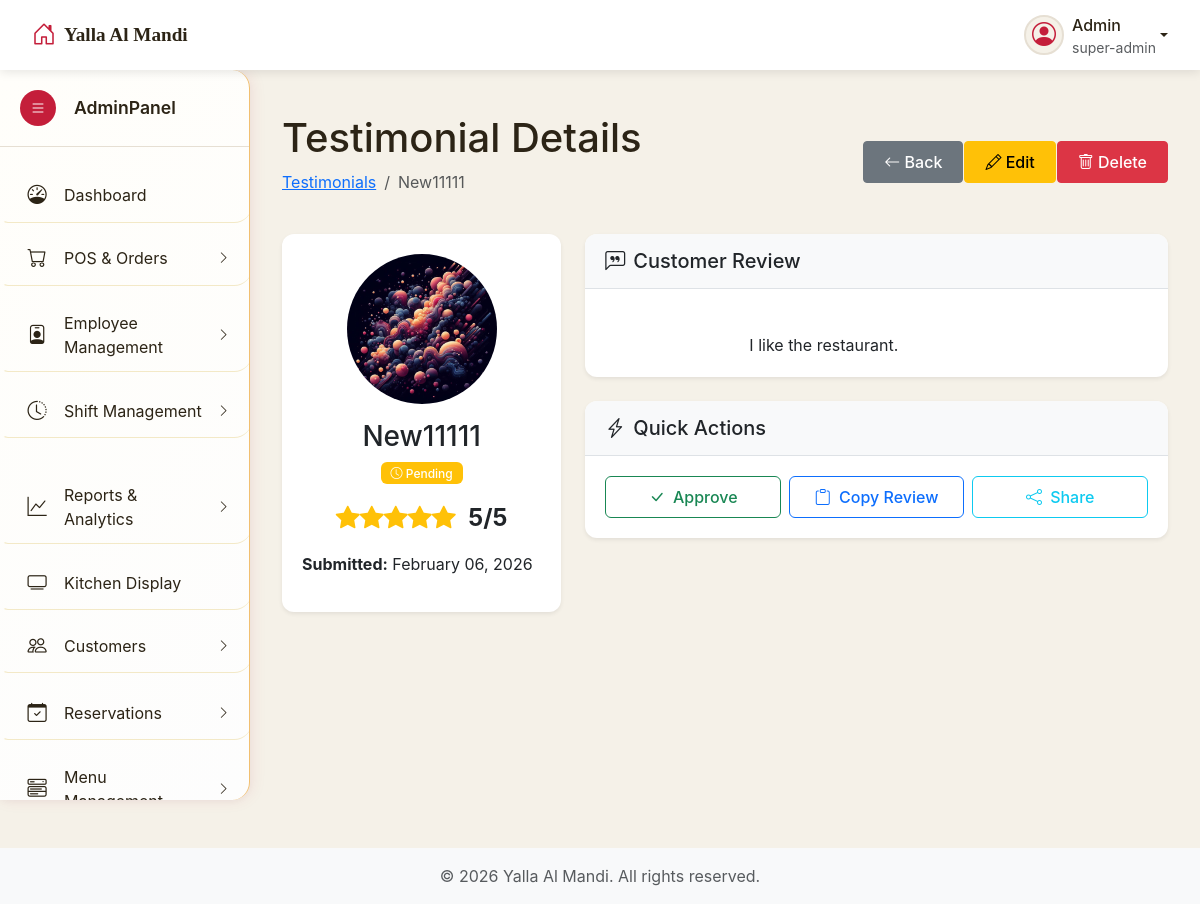
Screenshot of /admin/testimonials.php?source=view_testimonial&id=5 (signed in) with the database file from the repository.
### tables this page shows
CREATE TABLE `testimonials` (
  `id` int NOT NULL,
  `customer_name` varchar(100) NOT NULL,
  `customer_image` varchar(255) DEFAULT NULL,
  `rating` int DEFAULT NULL,
  `review` text NOT NULL,
  `is_approved` tinyint(1) DEFAULT '0',
  `created_at` timestamp NOT NULL DEFAULT CURRENT_TIMESTAMP
);

### admin/includes/view_testimonial_details.php (the view, shortened to what this page needs)
<?php
$error_message = '';
$testimonial = null;
$testimonial_id = isset($_GET['id']) ? (int)$_GET['id'] : null;
if (empty($error_message)) {
    $testimonial_query = "SELECT * FROM testimonials WHERE id = ?";
    $testimonial_stmt = $connection->prepare($testimonial_query);
    $testimonial_stmt->bind_param("i", $testimonial_id);
    $testimonial_stmt->execute();
    $testimonial_result = $testimonial_stmt->get_result();
    if ($testimonial_result->num_rows === 0) {
        $error_message = 'Testimonial not found.';
    } else {
        $testimonial = $testimonial_result->fetch_assoc();
    }
}
?>
<div class="main-content">
    <div class="container-fluid">
        <?php if (!empty($error_message)): ?>
            <div class="alert alert-danger my-4">
                <i class="bi bi-exclamation-triangle me-2"></i>
                <?php echo htmlspecialchars($error_message); ?>
            </div>
        <?php elseif ($testimonial): ?>
            <div class="d-flex justify-content-between align-items-center mb-4">
                <div>
                    <h1 class="page-title">Testimonial Details</h1>
                    <nav aria-label="breadcrumb">
                        <ol class="breadcrumb">
                            <li class="breadcrumb-item"><a href="testimonials.php">Testimonials</a></li>
                            <li class="breadcrumb-item active"><?php echo htmlspecialchars($testimonial['customer_name']); ?></li>
                        </ol>
                    </nav>
                </div>
                <div class="btn-group">
                    <a href="testimonials.php" class="btn btn-secondary">
                        <i class="bi bi-arrow-left"></i> Back
                    </a>
                    <a href="testimonials.php?source=edit_testimonial&id=<?php echo $testimonial_id; ?>"
                       class="btn btn-warning">
                        <i class="bi bi-pencil"></i> Edit
                    </a>
                    <button type="button" class="btn btn-danger"
                            onclick="testimonialShowDeleteConfirm(
                                <?php echo $testimonial_id; ?>,
                                '<?php echo htmlspecialchars(addslashes($testimonial['customer_name']), ENT_QUOTES); ?>'
                            )">
                        <i class="bi bi-trash"></i> Delete
                    </button>
                </div>
            </div>
            <div class="row mb-4">
                <div class="col-lg-4">
                    <div class="card shadow-sm">
                        <div class="card-body text-center">
                            <?php if (!empty($testimonial['customer_image'])): ?>
                                <img src="../uploads/testimonials/<?php echo htmlspecialchars($testimonial['customer_image']); ?>"
                                     alt="<?php echo htmlspecialchars($testimonial['customer_name']); ?>"
                                     class="img-fluid rounded-circle mb-3" style="width: 150px; height: 150px; object-fit: cover;"
                                     onerror="this.src='https://ui-avatars.com/api/?name=<?php echo urlencode($testimonial['customer_name']); ?>&background=random&size=150'">
                            <?php endif; ?>
                            <h3><?php echo htmlspecialchars($testimonial['customer_name']); ?></h3>
                            <div class="d-flex justify-content-center gap-2 mb-3">
                                <?php if ($testimonial['is_approved']): ?>
                                    <span class="badge bg-success">
                                        <i class="bi bi-check-circle"></i> Approved
                                    </span>
                                <?php else: ?>
                                    <span class="badge bg-warning">
                                        <i class="bi bi-clock"></i> Pending
                                    </span>
                                <?php endif; ?>
                            </div>
                            <div class="mb-3">
                                <?php
                                $rating = $testimonial['rating'] ?? 0;
                                for ($i = 1; $i <= 5; $i++):
                                    if ($i <= $rating):
                                        echo '<i class="bi bi-star-fill text-warning fs-4"></i>';
                                    else:
                                        echo '<i class="bi bi-star text-muted fs-4"></i>';
                                    endif;
                                endfor;
                                ?>
                                <span class="fw-bold ms-2 fs-4"><?php echo $rating; ?>/5</span>
                            </div>
                            <div class="text-start">
                                <p><strong>Submitted:</strong> <?php echo date('F d, Y', strtotime($testimonial['created_at'])); ?></p>
                            </div>
                        </div>
                    </div>
                </div>
                <div class="col-lg-8">
                    <div class="card shadow-sm mb-4">
                        <div class="card-header">
                            <h5 class="mb-0"><i class="bi bi-chat-left-quote me-2"></i>Customer Review</h5>
                        </div>
                        <div class="card-body">
                            <div class="testimonial-review" style="white-space: pre-wrap;">
                                <?php echo htmlspecialchars($testimonial['review']); ?>
                            </div>
                        </div>
                    </div>
                    <div class="card shadow-sm">
                        <div class="card-header">
                            <h5 class="mb-0"><i class="bi bi-lightning-charge me-2"></i>Quick Actions</h5>
                        </div>
                        <div class="card-body">
                            <div class="row g-2">
                                <div class="col-md-4">
                                    <?php if (!$testimonial['is_approved']): ?>
                                        <button class="btn btn-outline-success w-100"
                                                onclick="toggleTestimonialApproval(<?php echo $testimonial_id; ?>, 1)">
                                            <i class="bi bi-check-lg me-1"></i> Approve
                                        </button>
                                    <?php endif; ?>
                                </div>
                                <div class="col-md-4">
                                    <button class="btn btn-outline-primary w-100"
                                            onclick="copyToClipboard('<?php echo addslashes(htmlspecialchars($testimonial['review'])); ?>')">
                                        <i class="bi bi-clipboard me-1"></i> Copy Review
                                    </button>
                                </div>
                                <div class="col-md-4">
                                    <a href="#" class="btn btn-outline-info w-100"
                                       onclick="shareTestimonial(<?php echo $testimonial_id; ?>)">
                                        <i class="bi bi-share me-1"></i> Share
                                    </a>
                                </div>
                            </div>
                        </div>
                    </div>
                </div>
            </div>
        <?php endif; ?>
    </div>
</div>

### admin/resources/css/admin-style.css (style rules this page uses)
body { font-family: 'Inter', 'Segoe UI', sans-serif; background-color: var(--color-beige); color: var(--color-dark-brown); overflow-x: hidden; padding-top: var(--top-nav-height); }
.main-content { margin-left: var(--sidebar-width); padding: 20px; transition: margin-left 0.3s ease; min-height: calc(100vh - var(--top-nav-height)); }
.card { border: none; border-radius: 10px; box-shadow: 0 5px 15px rgba(0, 0, 0, 0.08); transition: all 0.3s ease; }
.card-header { position: relative; left: 0; background-color: var(--color-white); border-bottom: 1px solid var(--color-sand); padding: 15px 20px; font-weight: 600; }
.card-body { padding: 20px; }
.badge { padding: 5px 10px; font-weight: 500; font-size: 0.75rem; }
.btn { border-radius: 6px; font-weight: 500; padding: 8px 20px; transition: all 0.3s ease; }
.card { border: none; border-radius: 12px; }
.card-header { background-color: #f8f9fa; border-bottom: 1px solid #dee2e6; border-radius: 12px 12px 0 0 !important; }
.btn-group .btn { border-radius: 4px !important; }
.btn-group .btn:not(:last-child) { margin-right: 2px; }

### admin/includes/header.php (style rules this page uses)
:root { --color-red: #c41e3a; --color-red-light: #e84c4c; --color-beige: #f5f1e8; --color-sand: #e6dfd3; --color-dark-brown: #2c2416; --color-soft-black: #1a1a1a; --color-olive: #8a8635; --color-copper: #b87333; --color-white: #ffffff; --color-light-gray: #f8f9fa; --sidebar-width: 250px; --sidebar-collapsed-width: 70px; --top-nav-height: 70px; }

### rows the page displays
testimonials: customer_name "New11111", customer_image (picture), rating "5", created_at "February 06, 2026", review "I like the restaurant."

### other values shown
$current_user['username'] "Admin"
$_SESSION['role'] "super-admin"
